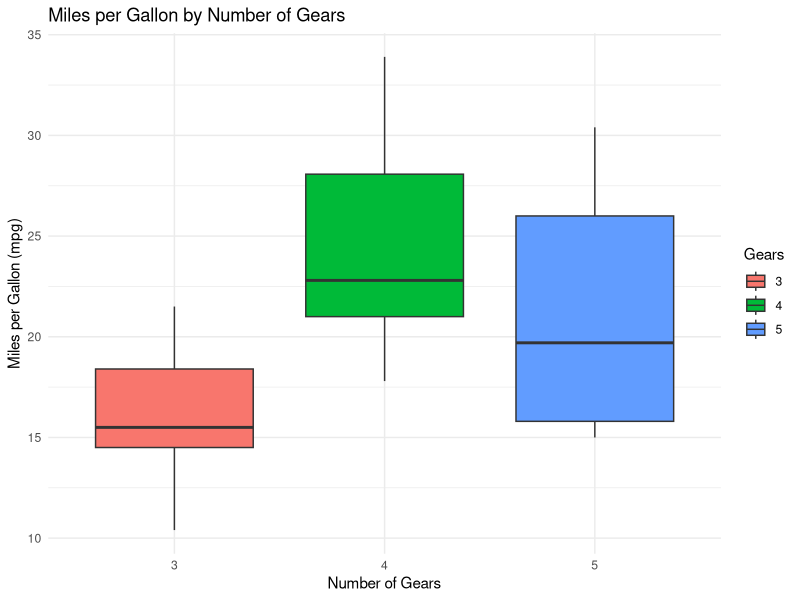

Reproduce this figure in R.
## ---- chunk 1
sum(5:55)
## ---- chunk 2
# Define the function
sumfun <- function(n) {
  sum(5:n)
}
## ---- chunk 3
# Use the function with different values of n
sumfun(10)
sumfun(20)
sumfun(100)

## ---- chunk 4
# Create a numeric vector to store Fibonacci numbers
fib <- numeric(12)

# Set the first two numbers
fib[1] <- 1
fib[2] <- 1

# Use a for loop to calculate the next numbers
for (i in 3:12) {
  fib[i] <- fib[i - 1] + fib[i - 2]
}

# Print the result
fib
## ---- chunk 5
# Load ggplot2
library(ggplot2)

# Create the boxplot
ggplot(mtcars, aes(x = factor(gear), y = mpg, fill = factor(gear))) +
  geom_boxplot() +
  labs(
    title = "Miles per Gallon by Number of Gears",
    x = "Number of Gears",
    y = "Miles per Gallon (mpg)",
    fill = "Gears"
  ) +
  theme_minimal()
## ---- chunk 6
# Fit the linear model
model <- lm(dist ~ speed, data = cars)

# Show the model summary
summary(model)
